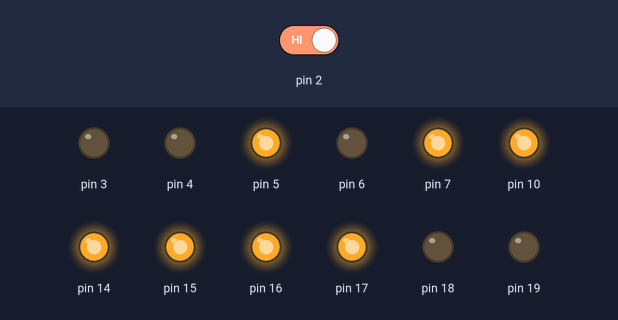
Simulated run of this sketch. Board: Arduino Uno, built with avr-gcc and run on an emulated ATmega328P. On the bench: output pins drawn as LEDs (lit = HIGH). The inputs (shaded band) are chosen by the test bench; at power-on: pin 2 HIGH.

Above: at 1.2 s.
1.3 s: pin 2 driven LOW
Timing chart, 0 to 4.3 s (numbered marks = the images above; inputs shaded):
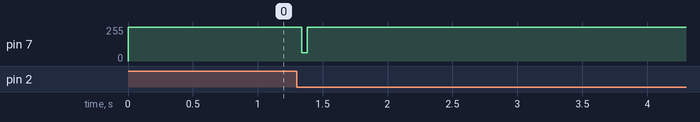

Measured:
- after the input at 1.3 s, pin 7: 255/255 → 62/255 at once, → 255/255 0.04 s later

The sketch:

Diamond_2.ino
```cpp
// include the SPI library:
#include <SPI.h>

struct fin { byte outer,outer2,inner2,inner; };
byte check = 0;
const static fin dat[] =
{
   //0b_0111_0000, 0b_0011_1000, 0b_0000_0000, 0b0000_0000
   //     7    0       3    8         0   0        0    0
 {0x00,0x00,0x00,0x00},//0
 {0x00,0x00,0x00,0x00},//1
 {0x00,0x00,0x00,0x00},//2
 {0x00,0x00,0x00,0x00},//3
 {0x00,0x00,0x00,0x00},//4
 {0x00,0x00,0x00,0x00},//5
 {0x00,0x00,0x00,0x00},//6
 {0x00,0x00,0x00,0x00},//7
 {0x00,0x00,0x00,0x00},//8
 {0x00,0x00,0x00,0x00},//9
 {0x00,0x00,0x00,0x00},//0
 {0x00,0x00,0x00,0x00},//11
 {0x00,0x00,0x00,0x00},//12
 {0x00,0x00,0x00,0x00},//13
 {0x00,0x00,0x00,0x00},//14
 {0x00,0x00,0x00,0x00},//15
 {0x00,0x00,0x00,0x00},//16
 {0x00,0x00,0x00,0x00},//17
 {0x00,0x00,0x00,0x00},//18
 {0x00,0x00,0x00,0x00},//19
 {0x00,0x00,0x00,0x00},//20
 {0x00,0x00,0x00,0x00},//21
 {0x00,0x00,0x00,0x00},//22
 {0x00,0x00,0x00,0x00},//23
 {0x00,0x00,0x00,0x00},//24
 {0x00,0x00,0x00,0x00},//25
 {0x00,0x00,0x00,0x00},//26
 {0x00,0x00,0x00,0x00},//27
 {0x00,0x00,0x00,0x00},//28
 {0x00,0x00,0x00,0x00},//29
 {0x00,0x00,0x00,0x00},//30
 {0x00,0x00,0x00,0x00},//31
 {0x00,0x00,0x00,0x00},//32
 {0x00,0x00,0x00,0x00},//33
 {0x00,0x00,0x00,0x00},//34
 {0x00,0x00,0x00,0x00},//35
 {0x00,0x00,0x00,0x00},//36
 {0x00,0x00,0x00,0x00},//37
 {0x00,0x00,0x00,0x00},//38
 {0x00,0x00,0x00,0x00},//39
 {0x00,0x00,0x00,0x00},//40
 {0x00,0x00,0x00,0x00},//41
 {0x00,0x00,0x00,0x00},//42
 {0x00,0x00,0x00,0x00},//43
 {0x00,0x00,0x00,0x00},//44
 {0x00,0x00,0x00,0x00},//45
 {0x00,0x00,0x00,0x00},//46
 {0x00,0x00,0x00,0x00},//47
 {0x00,0x00,0x00,0x00},//48
 {0x00,0x00,0x00,0x00},//49
 {0x00,0x00,0x00,0x00},//50
 {0x00,0x00,0x00,0x00},//51
 {0x00,0x00,0x00,0x00},//52
 {0x00,0x00,0x00,0x00},//53
 {0x00,0x00,0x00,0x00},//54
 {0x00,0x00,0x00,0x00},//55
 {0x00,0x00,0x00,0x00},//56
 {0x00,0x00,0x00,0x00},//57
 {0x00,0x00,0x00,0x00},//58
 {0x00,0x00,0x00,0x00},//59
 {0x00,0x00,0x00,0x00},//60
 {0x00,0x00,0x00,0x00},//61
 {0x00,0x00,0x00,0x00},//62
 {0x00,0x00,0x00,0x00},//63
 {0x00,0x00,0x00,0x00},//64
 {0x00,0x00,0x00,0x00},//65
 {0x00,0x00,0x00,0x00},//66
 {0x00,0x00,0x00,0x00},//67
 {0x00,0x00,0x00,0x00},//68
 {0x00,0x00,0x00,0x00},//69
 {0x00,0x00,0x00,0x00},//70
 {0x00,0x00,0x00,0x00},//71
 {0x00,0x00,0x00,0x00},//72
 {0x00,0x00,0x00,0x00},//73
 {0x00,0x00,0x00,0x00},//74
 {0x00,0x00,0x00,0x00},//75
 {0x00,0x00,0x00,0x00},//76
 {0x00,0x00,0x00,0x00},//77
 {0x00,0x00,0x00,0x00},//78
 {0x00,0x00,0x00,0x00},//79
 {0x00,0x00,0x00,0x00},//80
 {0x00,0x00,0x00,0x00},//81
 {0x00,0x00,0x00,0x00},//82
 {0x00,0x00,0x00,0x00},//83
 {0x00,0x00,0x00,0x00},//84
 {0x00,0x00,0x00,0x00},//85
 {0x00,0x00,0x00,0x00},//86
 {0x00,0x00,0x00,0x00},//87
 {0x00,0x00,0x00,0x00},//88
 {0x00,0x00,0x00,0x00},//89
 {0x00,0x00,0x00,0x00},//90
 {0x00,0x00,0x00,0x00},//91
 {0x00,0x00,0x00,0x00},//92
 {0x00,0x00,0x00,0x00},//93
 {0x00,0x00,0x00,0x00},//94
 {0x00,0x00,0x00,0x00},//95
 {0x00,0x00,0x00,0x00},//96
 {0x00,0x00,0x00,0x00},//97
 {0x00,0x00,0x00,0x00},//98
 {0x00,0x00,0x00,0x00},//99
 {0x00,0x00,0x00,0x00},//100
 {0x00,0x00,0x00,0x00},//101
 {0x00,0x00,0x00,0x00},//102
 {0x00,0x00,0x00,0x00},//103
 {0x00,0x00,0x00,0x00},//104
 {0x00,0x00,0x00,0x00},//105
 {0x00,0x00,0x00,0x00},//106
 {0x00,0x00,0x00,0x00},//107
 {0x00,0x00,0x00,0x00},//108
 {0x00,0x00,0x00,0x00},//109
 {0x00,0x00,0x00,0x00},//110
 {0x00,0x00,0x00,0x00},//111
 {0x00,0x00,0x00,0x00},//112
 {0x00,0x00,0x00,0x00},//113
 {0x00,0x00,0x00,0x00},//114
 {0x00,0x00,0x00,0x00},//115
 {0x00,0x00,0x00,0x00},//116
 {0x00,0x00,0x00,0x00},//117
 {0x00,0x00,0x00,0x00},//118
 {0x00,0x00,0x00,0x00},//119
 {0x00,0x00,0x00,0x00},//120
 {0x00,0x00,0x00,0x00},//121
 {0x00,0x00,0x00,0x00},//122
 {0x00,0x00,0x00,0x00},//123
 {0x00,0x00,0x00,0x00},//124
 {0x00,0x00,0x00,0x00},//125
 {0x00,0x00,0x00,0x00},//126
 {0x00,0x00,0x00,0x00},//127
 {0x00,0x00,0x00,0x00},//128
 {0x00,0x00,0x00,0x00},//129
 {0x00,0x00,0x00,0x00},//130
 {0x00,0x00,0x00,0x00},//131
 {0x00,0x00,0x00,0x00},//132
 {0x00,0x00,0x00,0x00},//133
 {0x00,0x00,0x00,0x00},//134
 {0x00,0x00,0x00,0x00},//135
 {0x00,0x00,0x00,0x00},//136
 {0x00,0x00,0x00,0x00},//137
 {0x00,0x00,0x00,0x00},//138
 {0x00,0x00,0x00,0x00},//139
 {0x00,0x00,0x00,0x00},//140
 {0x00,0x00,0x00,0x00},//141
 {0x00,0x00,0x00,0x00},//142
 {0x00,0x00,0x00,0x00},//143
 {0x00,0x00,0x00,0x00},//144
 {0x00,0x00,0x00,0x00},//145
 {0x00,0x00,0x00,0x00},//146
 {0x00,0x00,0x00,0x00},//147
 {0x00,0x00,0x00,0x00},//148
 {0x00,0x00,0x00,0x00},//149
 {0x00,0x00,0x00,0x00},//150
 {0x00,0x00,0x00,0x00},//151
 {0x00,0x00,0x00,0x00},//152
 {0x00,0x00,0x00,0x00},//153
 {0x00,0x00,0x00,0x00},//154
 {0x00,0x00,0x00,0x00},//155
 {0x00,0x00,0x00,0x00},//156
 {0x00,0x00,0x00,0x00},//157
 {0x00,0x00,0x00,0x00},//158
 {0x00,0x00,0x00,0x00},//159
 {0x00,0x00,0x00,0x00},//160
 {0x00,0x00,0x00,0x00},//161
 {0x00,0x00,0x00,0x00},//162
 {0x00,0x00,0x00,0x00},//163
 {0x00,0x00,0x00,0x00},//164
 {0x00,0x00,0x00,0x00},//165
 {0x00,0x00,0x00,0x00},//166
 {0x00,0x00,0x00,0x00},//167
 {0x00,0x00,0x00,0x00},//168
 {0x00,0x00,0x00,0x00},//169
 {0x00,0x00,0x00,0x00},//170
 {0x00,0x00,0x00,0x00},//171
 {0x00,0x00,0x00,0x00},//172
 {0x00,0x00,0x00,0x00},//173
 {0x00,0x00,0x00,0x00},//174
 {0x00,0x00,0x00,0x00},//175
 {0x00,0x00,0x00,0x00},//176
 {0x00,0x00,0x00,0x00},//177
 {0x00,0x00,0x00,0x00},//178
 {0x00,0x00,0x00,0x00},//179
 {0x00,0x00,0x00,0x00},//180
 {0x00,0x00,0x00,0x00},//181
 {0x00,0x00,0x00,0x00},//182
 {0x00,0x00,0x00,0x00},//183
 {0x00,0x00,0x00,0x00},//184
 {0x00,0x00,0x00,0x00},//185
 {0x00,0x00,0x00,0x00},//186
 {0x00,0x00,0x00,0x00},//187
 {0x00,0x80,0x00,0x00},//188
 {0x08,0xC0,0x00,0x00},//189
 {0x03,0xE0,0x00,0x00},//190
 {0x03,0x30,0x00,0x00},//191
 {0x0E,0x38,0x00,0x00},//192
 {0x03,0x30,0x00,0x00},//193
 {0x03,0xE0,0x00,0x00},//194
 {0x08,0xC0,0x00,0x00},//195
 {0x00,0x80,0x00,0x00},//196
 {0x00,0x00,0x00,0x00},//197
 {0x00,0x00,0x00,0x00},//198
 {0x00,0x00,0x00,0x00},//199
 {0x00,0x00,0x00,0x00},//200
 {0x00,0x00,0x00,0x00},//201
 {0x00,0x00,0x00,0x00},//202
 {0x00,0x00,0x00,0x00},//203
 {0x00,0x00,0x00,0x00},//204
 {0x00,0x00,0x00,0x00},//205
 {0x00,0x00,0x00,0x00},//206
 {0x00,0x00,0x00,0x00},//207
 {0x00,0x00,0x00,0x00},//208
 {0x00,0x00,0x00,0x00},//209
 {0x00,0x00,0x00,0x00},//210
 {0x00,0x00,0x00,0x00},//211
 {0x00,0x00,0x00,0x00},//212
 {0x00,0x00,0x00,0x00},//213
 {0x00,0x00,0x00,0x00},//214
 {0x00,0x00,0x00,0x00},//215
 {0x00,0x00,0x00,0x00},//216
 {0x00,0x00,0x00,0x00},//217
 {0x00,0x00,0x00,0x00},//218
 {0x00,0x00,0x00,0x00},//219
 {0x00,0x00,0x00,0x00},//220
 {0x00,0x00,0x00,0x00},//221
 {0x00,0x00,0x00,0x00},//222
 {0x00,0x00,0x00,0x00},//223
 {0x00,0x00,0x00,0x00},//224
 {0x00,0x00,0x00,0x00},//225
 {0x00,0x00,0x00,0x00},//226
 {0x00,0x00,0x00,0x00},//227
 {0x00,0x00,0x00,0x00},//228
 {0x00,0x00,0x00,0x00},//229
 {0x00,0x00,0x00,0x00},//230
 {0x00,0x00,0x00,0x00},//231
 {0x00,0x00,0x00,0x00},//232
 {0x00,0x00,0x00,0x00},//233
 {0x00,0x00,0x00,0x00},//234
 {0x00,0x00,0x00,0x00},//235
 {0x00,0x00,0x00,0x00},//236
 {0x00,0x00,0x00,0x00},//237
 {0x00,0x00,0x00,0x00},//238
 {0x00,0x00,0x00,0x00},//239
 {0x00,0x00,0x00,0x00},//240
 {0x00,0x00,0x00,0x00},//241
 {0x00,0x00,0x00,0x00},//242
 {0x00,0x00,0x00,0x00},//243
 {0x00,0x00,0x00,0x00},//244
 {0x00,0x00,0x00,0x00},//245
 {0x00,0x00,0x00,0x00},//246
 {0x00,0x00,0x00,0x00},//247
 {0x00,0x00,0x00,0x00},//248
 {0x00,0x00,0x00,0x00},//249
 {0x00,0x00,0x00,0x00},//250
 {0x00,0x00,0x00,0x00},//251
 {0x00,0x00,0x00,0x00},//252
 {0x00,0x00,0x00,0x00},//253
 {0x00,0x00,0x00,0x00},//254
 {0x00,0x00,0x00,0x00},//255

};

volatile unsigned i = 0;

void setup() {
  // Initialize I/O
  DDRC = DDRC | B0111111;
  DDRD = DDRD | B11111000;
  attachInterrupt(0,timing,FALLING);
  // initialize SPI:
  SPI.begin();
  SPI.setDataMode(SPI_MODE0);
  SPI.setClockDivider(SPI_CLOCK_DIV2);
  SPI.setBitOrder(MSBFIRST);

  PORTC = B0001111;
  PORTD = B10100000;
}

void loop() {

}

void timing(){
   //Runs when falling edge from Schmitt Trigger is seen
   check = digitalRead(2);   // This is mucho importante
   if(0 != check){
    return;
   }
   for (i=96; i<256; i++) {
        LEDWrite();
   }
   for (i=0; i<96; i++) {
        LEDWrite();
   }
   PORTD = B10100000;
}

void LEDWrite() {
  PORTD = 0b10100000;
  SPI.transfer(dat[i].outer);
  SPI.transfer(dat[i].outer2);
  SPI.transfer(dat[i].inner2);
  SPI.transfer(dat[i].inner);
  PORTD = 0b11100000;
  //delayMicroseconds(59);
  PORTD = 0b00100000;
  delayMicroseconds(118);
}
```
